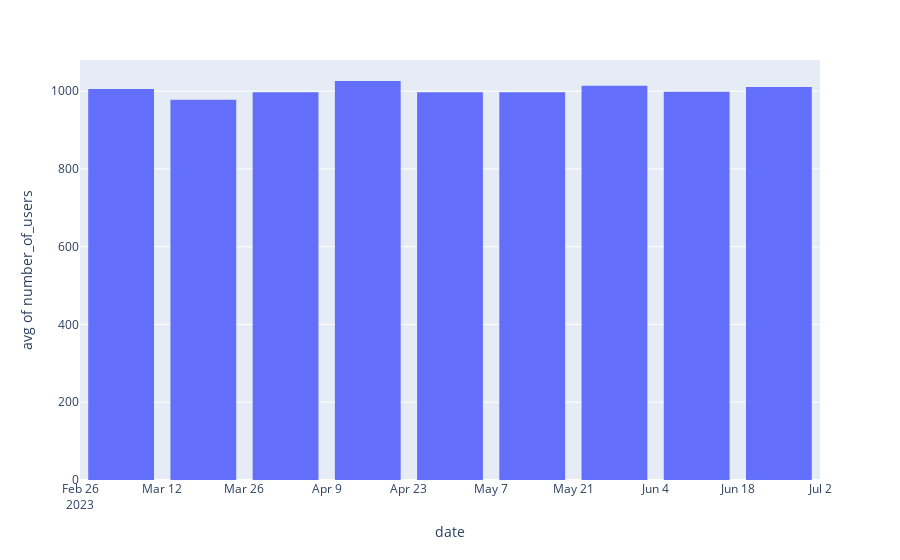

Notebook code for this chart:
### Markdown cell above
Furthermore, we can also use dates in the x-axis:

### Code cell
fig = px.histogram(data_users_dict, x="date", y='number_of_users', histfunc='avg')
fig.update_layout(bargap=0.2)  # separate bars for better visualization
fig.show()
